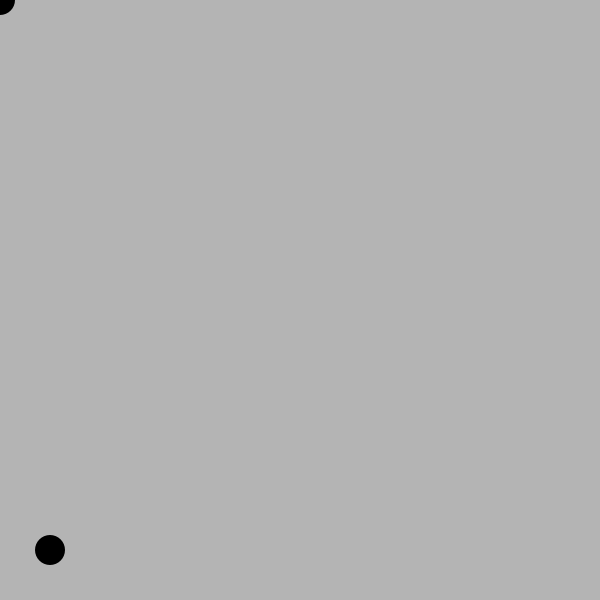
Frame 1 (no input)
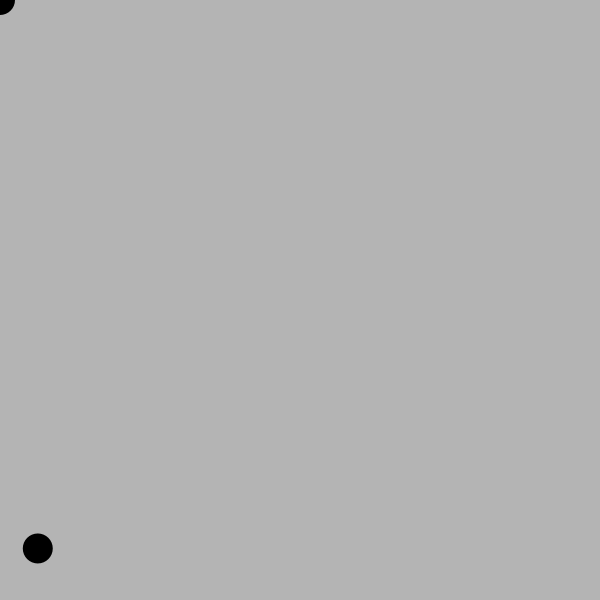
Frame 60 (the mouse pressed at the canvas centre just before this capture)
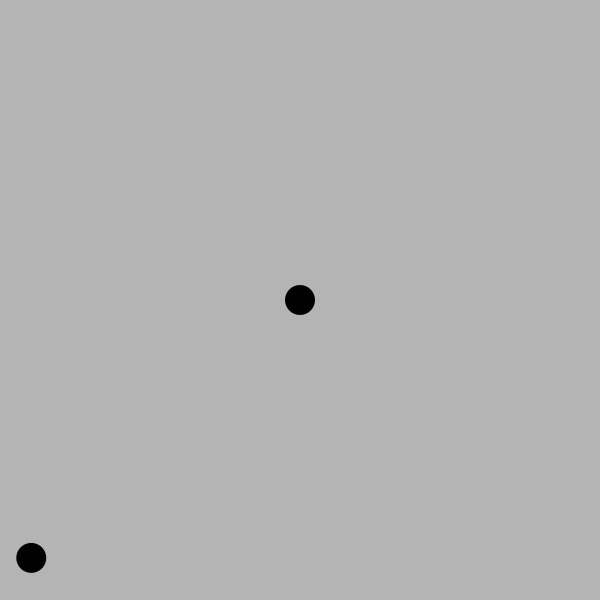
Frame 120 (the mouse held since frame 60 and released just before this capture)

The Processing sketch that drew these frames (run headless with seeded random() and noise(); from frame 60 on, the mouse is pressed at the canvas centre):

// Processing sketch: TestQ5_241202a_PVectorsPM
// ── TestQ5_241202a_PVectorsPM.pde
//Move PVector P towards PVector M
PVector p,m;
PVector pH;
int size;//set size

void setup(){
  size(600,600);//size of canvas 
  noStroke();//takes off border
  
  m=new PVector (550,500);
  p=new PVector (50,550);
  size=30;
  
  pH=PVector.random2D();
  pH.setMag(1.0);//heading with magnitude of 1 and random direction
}

void draw(){
  background(180);//background to gray
  fill(0);
  m.set(mouseX,mouseY);
  
  pH.rotate(radians(5.0));//rotate pHeading 5 degs
  
  circle(p.x,p.y,size);//p
  circle(m.x,m.y,size);//m
  
  p.add(pH); 
}
